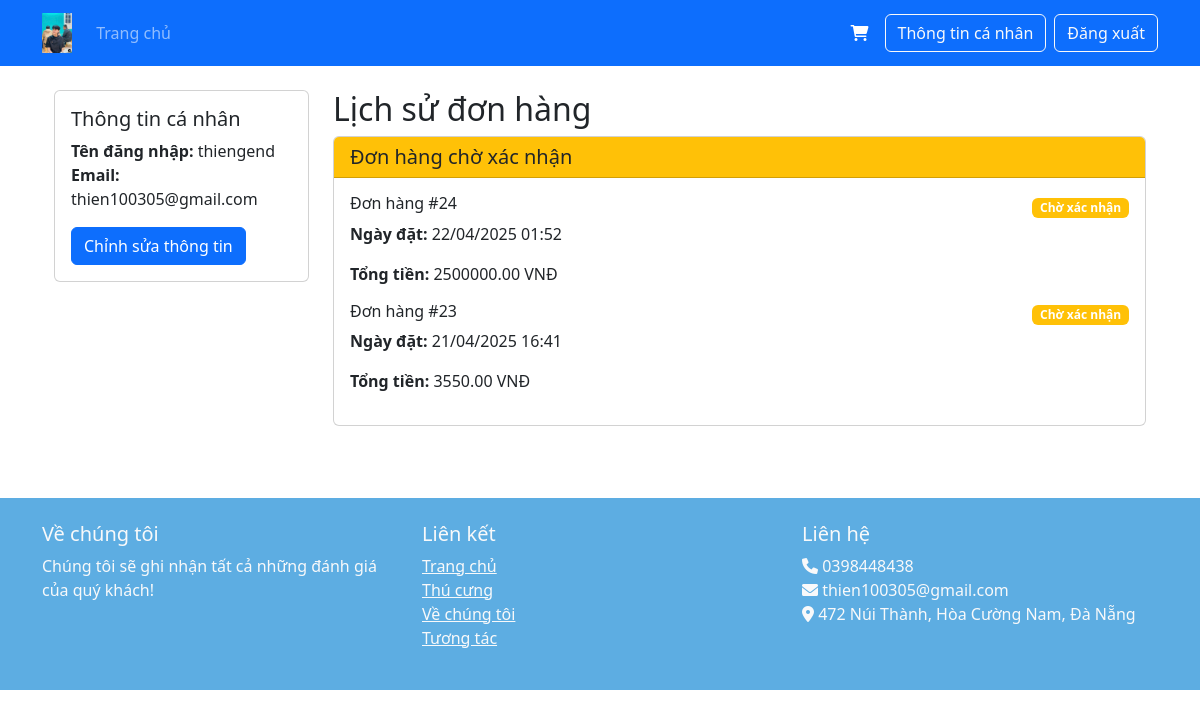
Screenshot of /profile/ (signed in) with the database file from the repository.
### accounts/models.py (models this page shows, shortened)
class Order(models.Model):
    PAYMENT_METHODS = (
        ('cod', 'Cash on Delivery'),
        ('bank', 'Bank Transfer'),
    )
    STATUS_CHOICES = [
        ('pending', 'Chờ xác nhận'),
        ('shipping', 'Đang giao'),
        ('delivered', 'Đã giao'),
        ('review', 'Đã đánh giá')
    ]
    user = models.ForeignKey(User, on_delete=models.CASCADE)
    full_name = models.CharField(max_length=100)
    email = models.EmailField()
    phone = models.CharField(max_length=20)
    address = models.TextField()
    payment_method = models.CharField(max_length=10, choices=PAYMENT_METHODS)
    total_amount = models.DecimalField(max_digits=10, decimal_places=2)
    status = models.CharField(max_length=20, choices=STATUS_CHOICES, default='pending')
    delivery_date = models.DateField(null=True, blank=True)
    delivery_time = models.TimeField(null=True, blank=True)
    is_auto_delivered = models.BooleanField(default=False)
    created_at = models.DateTimeField(auto_now_add=True)
    updated_at = models.DateTimeField(auto_now=True)

### accounts/views.py (the view)
# urls.py: path('profile/', views.profile, name='profile'),
@login_required
def profile(request):
    user = request.user
    orders = Order.objects.filter(user=user).order_by('-created_at')
    for order in orders:
        if order.delivery_date and order.delivery_time:
            delivery_datetime = timezone.make_aware(
                datetime.combine(order.delivery_date, order.delivery_time)
            )
            if timezone.now() >= delivery_datetime and not order.is_auto_delivered:
                order.status = 'delivered'
                order.is_auto_delivered = True
                order.save()
                messages.success(request, f'Đơn hàng #{order.id} đã được tự động chuyển sang trạng thái "Đã giao hàng"')
    pending_orders = orders.filter(status='pending')
    shipping_orders = orders.filter(status='shipping')
    delivered_orders = orders.filter(status='delivered')
    review_orders = orders.filter(status='review')
    for order in orders:
        order_items = OrderItem.objects.filter(order=order)
        for item in order_items:
            item.review = Review.objects.filter(product=item.product, user=user).first()
    context = {
        'user': user,
        'orders': orders,
        'pending_orders': pending_orders,
        'shipping_orders': shipping_orders,
        'delivered_orders': delivered_orders,
        'review_orders': review_orders
    }
    return render(request, 'profile.html', context)

### ecommerce/templates/profile.html (shortened to what this page needs)
{% extends 'base.html' %}
{% load static %}
{% load order_filters %}
{% block content %}
<div class="container mt-4">
    <div class="row">
        <div class="col-md-3">
            <div class="card">
                <div class="card-body">
                    <h5 class="card-title">Thông tin cá nhân</h5>
                    <p class="card-text">
                        <strong>Tên đăng nhập:</strong> {{ user.username }}<br>
                        <strong>Email:</strong> {{ user.email }}
                    </p>
                    <a href="{% url 'edit_profile' %}" class="btn btn-primary">Chỉnh sửa thông tin</a>
                </div>
            </div>
        </div>
        <div class="col-md-9">
            <h2>Lịch sử đơn hàng</h2>
            {% if pending_orders %}
            <div class="card mb-4">
                <div class="card-header bg-warning">
                    <h5 class="mb-0">Đơn hàng chờ xác nhận</h5>
                </div>
                <div class="card-body">
                    {% for order in pending_orders %}
                    <div class="order-item mb-3">
                        <div class="d-flex justify-content-between align-items-center">
                            <h6>Đơn hàng #{{ order.id }}</h6>
                            <span class="badge bg-warning">Chờ xác nhận</span>
                        </div>
                        <div class="order-details">
                            <p><strong>Ngày đặt:</strong> {{ order.created_at|date:"d/m/Y H:i" }}</p>
                            <p><strong>Tổng tiền:</strong> {{ order.total_amount }}  VNĐ</p>
                        </div>
                    </div>
                    {% endfor %}
                </div>
            </div>
            {% endif %}
        </div>
    </div>
</div>
{% endblock %}

### rows the page displays
Order: id "24", created_at "22/04/2025 01:52", total_amount "2500000.00"
Order: id "23", created_at "21/04/2025 16:41", total_amount "3550.00"

### other values shown
{{ user.username }} "thiengend"
{{ user.email }} "thien100305@gmail.com"
